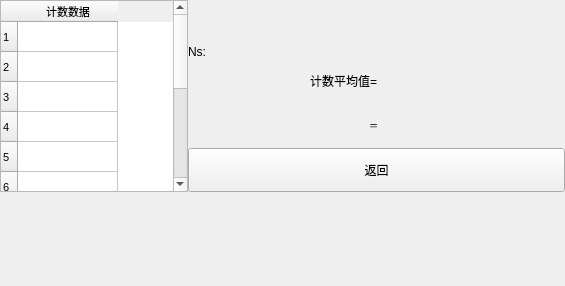
<?xml version="1.0" encoding="UTF-8"?>
<ui version="4.0">
 <class>showcountingmeasurement</class>
 <widget class="QWidget" name="showcountingmeasurement">
  <property name="geometry">
   <rect>
    <x>0</x>
    <y>0</y>
    <width>565</width>
    <height>286</height>
   </rect>
  </property>
  <property name="windowTitle">
   <string>Form</string>
  </property>
  <layout class="QGridLayout" name="gridLayout">
   <property name="leftMargin">
    <number>0</number>
   </property>
   <property name="topMargin">
    <number>0</number>
   </property>
   <property name="rightMargin">
    <number>0</number>
   </property>
   <property name="bottomMargin">
    <number>0</number>
   </property>
   <property name="spacing">
    <number>0</number>
   </property>
   <item row="0" column="0">
    <layout class="QVBoxLayout" name="verticalLayout_2">
     <property name="spacing">
      <number>0</number>
     </property>
     <item>
      <layout class="QHBoxLayout" name="horizontalLayout_4" stretch="1,2">
       <property name="spacing">
        <number>0</number>
       </property>
       <item>
        <widget class="QTableWidget" name="tableWidget">
         <property name="sizePolicy">
          <sizepolicy hsizetype="Preferred" vsizetype="Preferred">
           <horstretch>0</horstretch>
           <verstretch>0</verstretch>
          </sizepolicy>
         </property>
         <property name="font">
          <font>
           <pointsize>8</pointsize>
          </font>
         </property>
         <attribute name="horizontalHeaderShowSortIndicator" stdset="0">
          <bool>false</bool>
         </attribute>
         <row>
          <property name="text">
           <string>1</string>
          </property>
         </row>
         <row>
          <property name="text">
           <string>2</string>
          </property>
         </row>
         <row>
          <property name="text">
           <string>3</string>
          </property>
         </row>
         <row>
          <property name="text">
           <string>4</string>
          </property>
         </row>
         <row>
          <property name="text">
           <string>5</string>
          </property>
         </row>
         <row>
          <property name="text">
           <string>6</string>
          </property>
         </row>
         <row>
          <property name="text">
           <string>7</string>
          </property>
         </row>
         <row>
          <property name="text">
           <string>8</string>
          </property>
         </row>
         <row>
          <property name="text">
           <string>9</string>
          </property>
         </row>
         <row>
          <property name="text">
           <string>10</string>
          </property>
         </row>
         <row>
          <property name="text">
           <string>11</string>
          </property>
         </row>
         <column>
          <property name="text">
           <string>计数数据</string>
          </property>
         </column>
         <item row="0" column="0">
          <property name="text">
           <string/>
          </property>
          <property name="textAlignment">
           <set>AlignHCenter|AlignVCenter|AlignCenter</set>
          </property>
         </item>
         <item row="1" column="0">
          <property name="text">
           <string/>
          </property>
          <property name="textAlignment">
           <set>AlignHCenter|AlignVCenter|AlignCenter</set>
          </property>
         </item>
         <item row="2" column="0">
          <property name="text">
           <string/>
          </property>
          <property name="textAlignment">
           <set>AlignHCenter|AlignVCenter|AlignCenter</set>
          </property>
         </item>
         <item row="3" column="0">
          <property name="text">
           <string/>
          </property>
          <property name="textAlignment">
           <set>AlignHCenter|AlignVCenter|AlignCenter</set>
          </property>
         </item>
         <item row="4" column="0">
          <property name="text">
           <string/>
          </property>
          <property name="textAlignment">
           <set>AlignHCenter|AlignVCenter|AlignCenter</set>
          </property>
         </item>
         <item row="5" column="0">
          <property name="text">
           <string/>
          </property>
          <property name="textAlignment">
           <set>AlignHCenter|AlignVCenter|AlignCenter</set>
          </property>
         </item>
         <item row="6" column="0">
          <property name="text">
           <string/>
          </property>
          <property name="textAlignment">
           <set>AlignHCenter|AlignVCenter|AlignCenter</set>
          </property>
         </item>
         <item row="7" column="0">
          <property name="text">
           <string/>
          </property>
          <property name="textAlignment">
           <set>AlignHCenter|AlignVCenter|AlignCenter</set>
          </property>
         </item>
         <item row="8" column="0">
          <property name="text">
           <string/>
          </property>
          <property name="textAlignment">
           <set>AlignHCenter|AlignVCenter|AlignCenter</set>
          </property>
         </item>
         <item row="9" column="0">
          <property name="text">
           <string/>
          </property>
          <property name="textAlignment">
           <set>AlignHCenter|AlignVCenter|AlignCenter</set>
          </property>
         </item>
         <item row="10" column="0">
          <property name="text">
           <string/>
          </property>
          <property name="textAlignment">
           <set>AlignHCenter|AlignVCenter|AlignCenter</set>
          </property>
         </item>
        </widget>
       </item>
       <item>
        <layout class="QVBoxLayout" name="verticalLayout">
         <property name="spacing">
          <number>0</number>
         </property>
         <item>
          <widget class="QLabel" name="label_data">
           <property name="sizePolicy">
            <sizepolicy hsizetype="Preferred" vsizetype="Preferred">
             <horstretch>0</horstretch>
             <verstretch>0</verstretch>
            </sizepolicy>
           </property>
           <property name="text">
            <string/>
           </property>
          </widget>
         </item>
         <item>
          <widget class="QLabel" name="label_4">
           <property name="sizePolicy">
            <sizepolicy hsizetype="Preferred" vsizetype="Maximum">
             <horstretch>0</horstretch>
             <verstretch>0</verstretch>
            </sizepolicy>
           </property>
           <property name="font">
            <font>
             <pointsize>9</pointsize>
            </font>
           </property>
           <property name="text">
            <string>Ns:</string>
           </property>
          </widget>
         </item>
         <item>
          <layout class="QHBoxLayout" name="horizontalLayout">
           <item>
            <widget class="QLabel" name="label_5">
             <property name="sizePolicy">
              <sizepolicy hsizetype="Preferred" vsizetype="Preferred">
               <horstretch>0</horstretch>
               <verstretch>0</verstretch>
              </sizepolicy>
             </property>
             <property name="font">
              <font>
               <pointsize>9</pointsize>
              </font>
             </property>
             <property name="text">
              <string>计数平均值=</string>
             </property>
             <property name="alignment">
              <set>Qt::AlignRight|Qt::AlignTrailing|Qt::AlignVCenter</set>
             </property>
            </widget>
           </item>
           <item>
            <widget class="QLabel" name="label_x">
             <property name="sizePolicy">
              <sizepolicy hsizetype="Preferred" vsizetype="Preferred">
               <horstretch>0</horstretch>
               <verstretch>0</verstretch>
              </sizepolicy>
             </property>
             <property name="font">
              <font>
               <pointsize>9</pointsize>
              </font>
             </property>
             <property name="text">
              <string/>
             </property>
            </widget>
           </item>
          </layout>
         </item>
         <item>
          <layout class="QHBoxLayout" name="horizontalLayout_2">
           <item>
            <widget class="QLabel" name="label_6">
             <property name="sizePolicy">
              <sizepolicy hsizetype="Preferred" vsizetype="Maximum">
               <horstretch>0</horstretch>
               <verstretch>0</verstretch>
              </sizepolicy>
             </property>
             <property name="font">
              <font>
               <family>Symbol</family>
               <pointsize>9</pointsize>
              </font>
             </property>
             <property name="text">
              <string>γ=</string>
             </property>
             <property name="alignment">
              <set>Qt::AlignRight|Qt::AlignTrailing|Qt::AlignVCenter</set>
             </property>
            </widget>
           </item>
           <item>
            <widget class="QLabel" name="label_y">
             <property name="sizePolicy">
              <sizepolicy hsizetype="Preferred" vsizetype="Preferred">
               <horstretch>0</horstretch>
               <verstretch>0</verstretch>
              </sizepolicy>
             </property>
             <property name="font">
              <font>
               <pointsize>9</pointsize>
              </font>
             </property>
             <property name="text">
              <string/>
             </property>
            </widget>
           </item>
          </layout>
         </item>
         <item>
          <layout class="QHBoxLayout" name="horizontalLayout_3">
           <item>
            <widget class="QPushButton" name="pushButton">
             <property name="sizePolicy">
              <sizepolicy hsizetype="Preferred" vsizetype="Preferred">
               <horstretch>0</horstretch>
               <verstretch>0</verstretch>
              </sizepolicy>
             </property>
             <property name="text">
              <string>返回</string>
             </property>
            </widget>
           </item>
          </layout>
         </item>
        </layout>
       </item>
      </layout>
     </item>
     <item>
      <layout class="QHBoxLayout" name="horizontalLayout_5">
       <property name="spacing">
        <number>0</number>
       </property>
       <item>
        <widget class="issample" name="widget" native="true"/>
       </item>
       <item>
        <widget class="ispreheat" name="widget_2" native="true"/>
       </item>
       <item>
        <widget class="date_widget" name="widget_3" native="true"/>
       </item>
      </layout>
     </item>
    </layout>
   </item>
  </layout>
 </widget>
 <customwidgets>
  <customwidget>
   <class>date_widget</class>
   <extends>QWidget</extends>
   <header>date_widget.h</header>
   <container>1</container>
  </customwidget>
  <customwidget>
   <class>issample</class>
   <extends>QWidget</extends>
   <header>issample.h</header>
   <container>1</container>
  </customwidget>
  <customwidget>
   <class>ispreheat</class>
   <extends>QWidget</extends>
   <header>ispreheat.h</header>
   <container>1</container>
  </customwidget>
 </customwidgets>
 <resources/>
 <connections/>
</ui>
